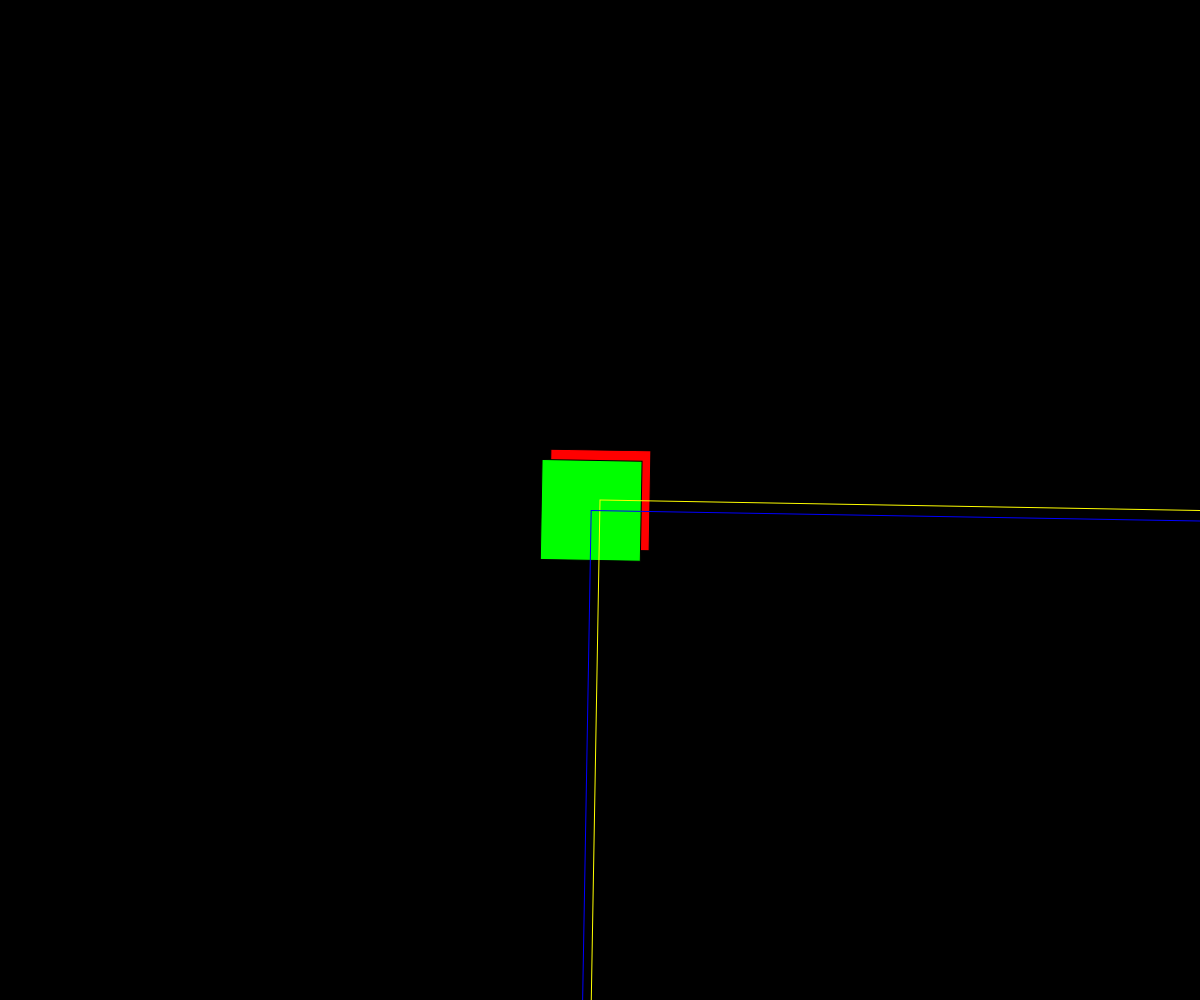
Frame 1 (no input)
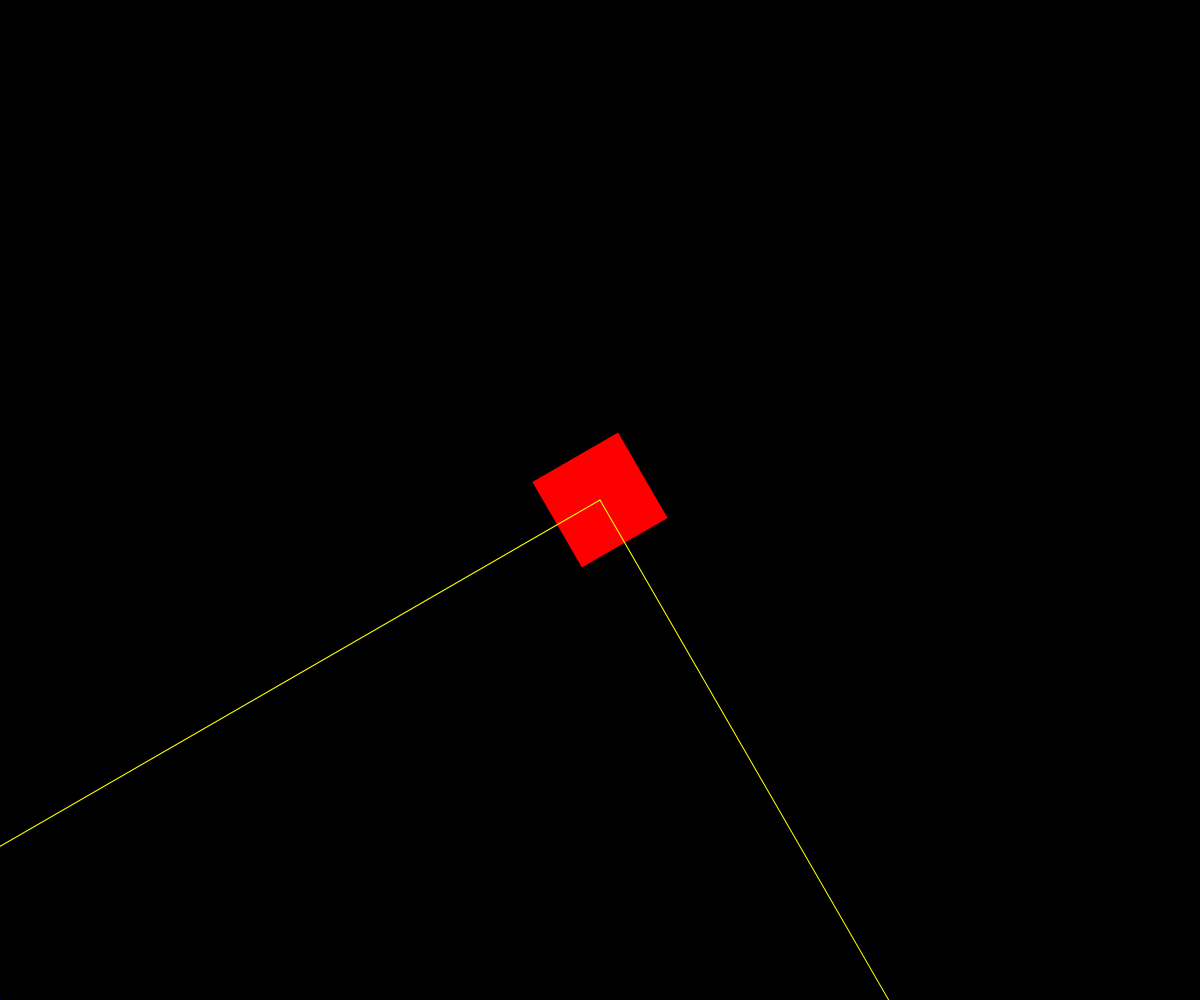
Frame 60 (no input)
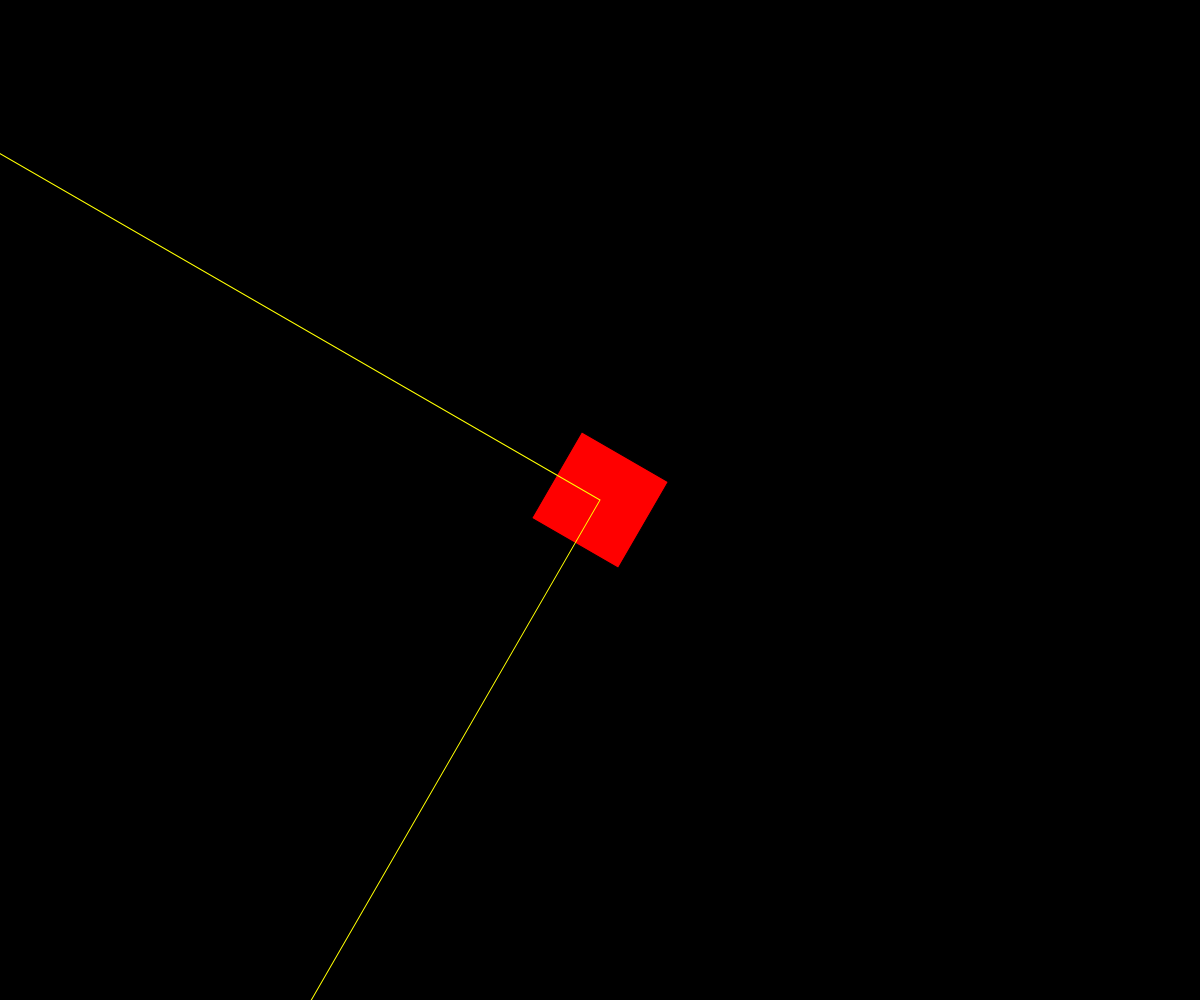
Frame 120 (the mouse pressed at the canvas centre since frame 60)

The p5.js sketch that drew these frames (run headless with seeded random() and noise() and a simulated clock; from frame 60 on, the mouse is pressed at the canvas centre):

// p5.js sketch
// ── sketch.js

// Global variables


function setup() {
  createCanvas(windowWidth, windowHeight);


}

/* Loop */
function draw() {
  background(0);

  // Keerleb ümber kesk pinkti
  push();
    rectMode(CENTER);
    translate(width/2, height/2);
    rotate(radians(frameCount));  // !!!
    fill(255,0,0);
    rect(0, 0, 100, 100);
  pop();

  // Keerleb ümber parem-üla nurga punkti
  // Green
  push();
    rectMode(CENTER);
    rotate(radians(frameCount)); // !!!!
    translate(width/2, height/2);
    fill(0,255,0);
    rect(0, 0, 100, 100);
  pop();

  // Yellow Rectangle:
  push();
    translate(width/2, height/2); // !!!
    rotate(radians(frameCount));
    noFill();
    stroke(255, 255, 0);
    rect(0, 0,windowWidth, windowHeight);
  pop();

  // Blue Rectangle:
  push();
    rotate(radians(frameCount));
    translate(width/2, height/2); // !!!
    noFill();
    stroke(0, 0, 255);
    rect(0, 0, windowWidth, windowHeight);
  pop();

}
